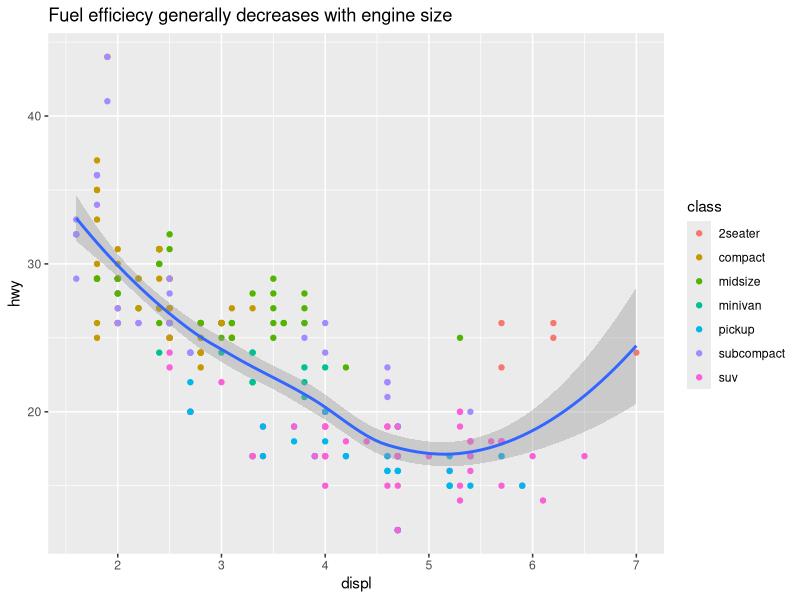
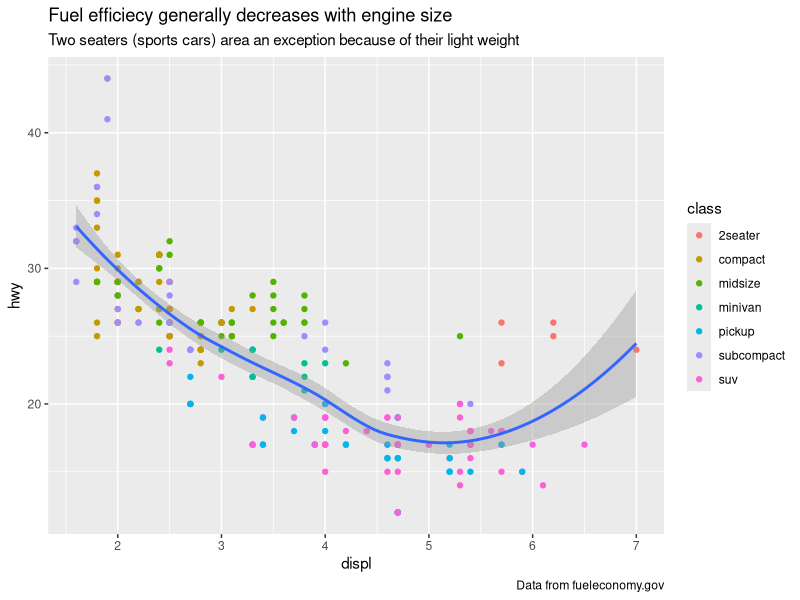
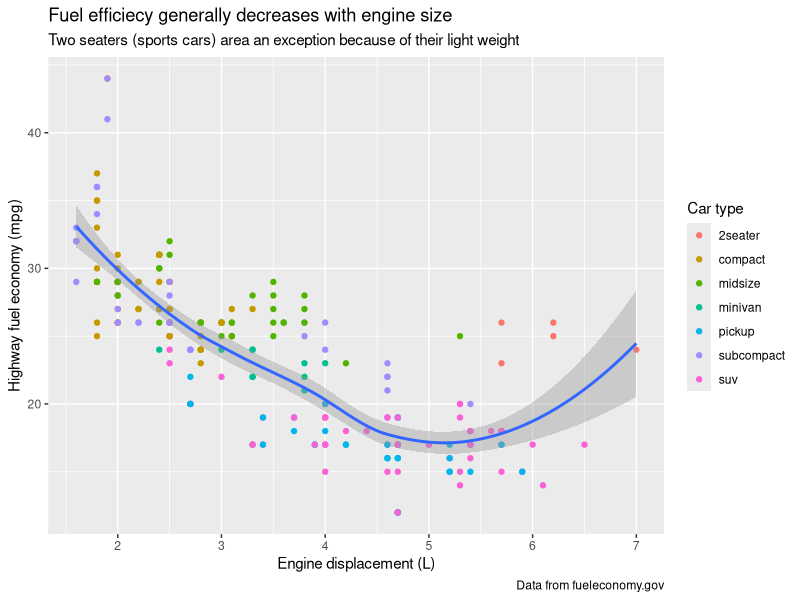
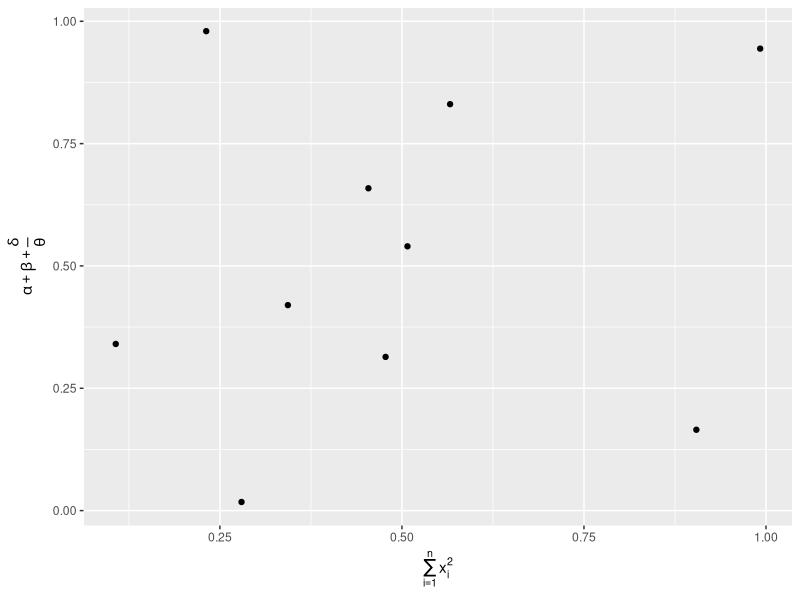

The R script that drew these images, in order:
library(tidyverse)

summary(mpg)


# Acrescentando elementos explicativos ----------------------------------------

#Gráfico simples com titulo
ggplot(mpg, aes(displ, hwy)) + 
  geom_point(aes(color = class)) + 
  geom_smooth() +
  labs(
    title = "Fuel efficiecy generally decreases with engine size")



##Subtítulo e outros elementos
ggplot(mpg, aes(displ, hwy)) + 
  geom_point(aes(color = class)) + 
  geom_smooth() +
  labs(
    title = "Fuel efficiecy generally decreases with engine size",
    subtitle = paste("Two seaters (sports cars) area an exception",
                     "because of their light weight"),
    caption = "Data from fueleconomy.gov"
  )


#Personalizando rótulos dos eixos
ggplot(mpg, aes(displ, hwy)) + 
  geom_point(aes(color = class)) + 
  geom_smooth() +
  labs(
    title = "Fuel efficiecy generally decreases with engine size",
    subtitle = paste("Two seaters (sports cars) area an exception",
                     "because of their light weight"),
    caption = "Data from fueleconomy.gov",
    y = "Highway fuel economy (mpg)",
    x = "Engine displacement (L)",
    colour = "Car type"
  )

#Uso de equações matemáticas
df <- tibble(
  x = runif(10),
  y = runif(10)
)

df

ggplot(df, aes(x,y)) + 
  geom_point() +
  labs(
    x = quote(sum(x[i] ^ 2, i == 1, n)),
    y = quote(alpha + beta + frac(delta, theta))
  )
